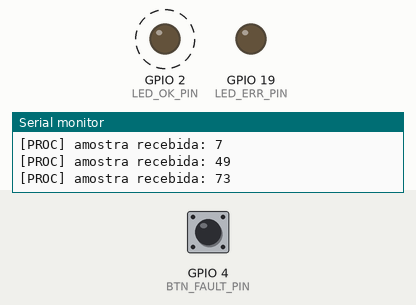
Simulated run of this sketch. Board: ESP32. Parts: output pins drawn as LEDs (lit = HIGH), the last lines printed to the serial monitor. Dashed ring = blinking. The inputs (shaded band) are chosen by the test bench; at power-on: GPIO 4 (BTN_FAULT_PIN) HIGH. Random numbers use the default seed unless the sketch sets one.

Above: at 2.2 s.
2.3 s: GPIO 4 (BTN_FAULT_PIN) pulled LOW for 0.15 s
At 5.18 s:
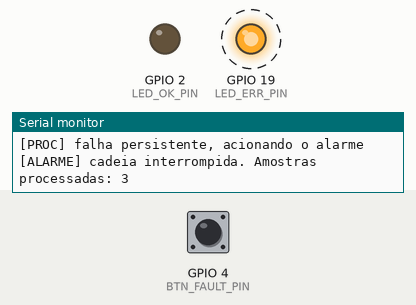
5.4 s: GPIO 4 (BTN_FAULT_PIN) pulled LOW for 1 s
At 5.78 s:
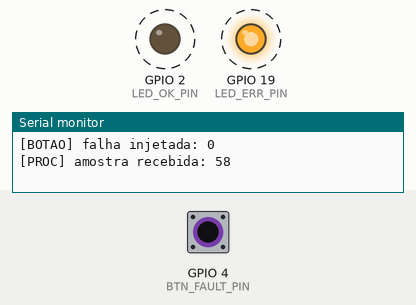
8.4 s: GPIO 4 (BTN_FAULT_PIN) pulled LOW for 3.2 s
At 12.7 s:
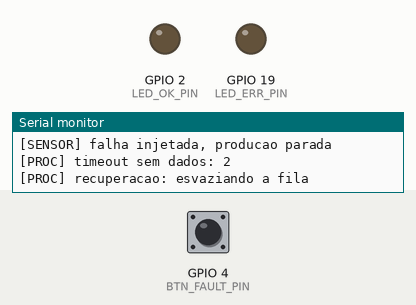
13.1 s: GPIO 4 (BTN_FAULT_PIN) driven LOW
At 13.8 s:
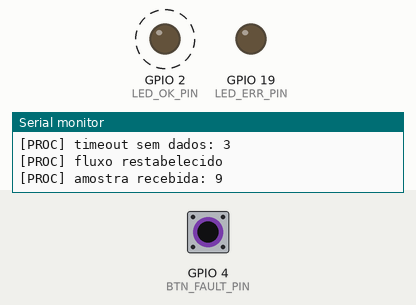
Timing chart, 0 to 17.1 s (numbered marks = the images above; inputs shaded):
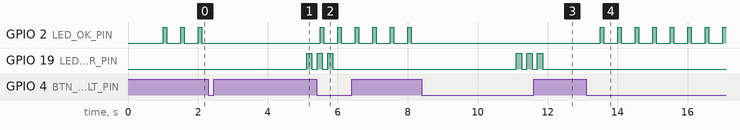

The sketch:

main.ino
```cpp
// Alterações para deixar o sistema mais agressivo.
// RECV_TIMEOUT_MS: 1000ms -> 750ms
// Adicionando as constantes TRIES_TO_RESET_QUEUE e TRIES_TO_ALARM para melhor manutenção.
// TRIES_TO_RESET_QUEUE: 3 -> 2
// TRIES_TO_ALARM: 5 -> 4

#include <Arduino.h>
#include "freertos/FreeRTOS.h"
#include "freertos/task.h"
#include "freertos/queue.h"
#include "freertos/semphr.h"

#define BTN_FAULT_PIN  4
#define LED_OK_PIN     2
#define LED_ERR_PIN    19

#define TRIES_TO_RESET_QUEUE 2
#define TRIES_TO_ALARM 4

#define SEND_TIMEOUT_MS   50
#define RECV_TIMEOUT_MS   750
#define MUTEX_TIMEOUT_MS  100
#define ALARM_TIMEOUT_MS  5000

QueueHandle_t sampleQueue;

SemaphoreHandle_t semAlarm;

SemaphoreHandle_t mtxCounter;

int processed = 0;

bool faultInjected = false;

void TaskSensor(void *pv) {
  int value;

  while (true) {
    if (!faultInjected) {
      value = random(0, 100);

      if (xQueueSend(sampleQueue, &value, pdMS_TO_TICKS(SEND_TIMEOUT_MS)) != pdTRUE) {
        Serial.println("[SENSOR] fila cheia, amostra descartada");
      }
    } else {
      Serial.println("[SENSOR] falha injetada, producao parada");
    }

    vTaskDelay(pdMS_TO_TICKS(500));
  }
}

void TaskProcess(void *pv) {
  int received;
  int failStreak = 0;

  while (true) {
    if (xQueueReceive(sampleQueue, &received, pdMS_TO_TICKS(RECV_TIMEOUT_MS)) == pdTRUE) {

      if (failStreak > 0) {
        Serial.println("[PROC] fluxo restabelecido");
        failStreak = 0;
      }

      Serial.print("[PROC] amostra recebida: ");
      Serial.println(received);

      xSemaphoreTake(mtxCounter, pdMS_TO_TICKS(MUTEX_TIMEOUT_MS));
      processed++;
      xSemaphoreGive(mtxCounter);

      digitalWrite(LED_OK_PIN, HIGH);
      vTaskDelay(pdMS_TO_TICKS(100));
      digitalWrite(LED_OK_PIN, LOW);

    } else {
      failStreak++;

      Serial.print("[PROC] timeout sem dados: ");
      Serial.println(failStreak);

      if (failStreak == TRIES_TO_RESET_QUEUE) {
        Serial.println("[PROC] recuperacao: esvaziando a fila");
        xQueueReset(sampleQueue);
      }

      if (failStreak >= TRIES_TO_ALARM) {
        Serial.println("[PROC] falha persistente, acionando o alarme");
        xSemaphoreGive(semAlarm);
        failStreak = 0;
      }
    }
  }
}

void TaskAlarm(void *pv) {
  while (true) {
    if (xSemaphoreTake(semAlarm, pdMS_TO_TICKS(ALARM_TIMEOUT_MS)) == pdTRUE) {

      xSemaphoreTake(mtxCounter, pdMS_TO_TICKS(MUTEX_TIMEOUT_MS));
      int total = processed;
      xSemaphoreGive(mtxCounter);

      Serial.print("[ALARME] cadeia interrompida. Amostras processadas: ");
      Serial.println(total);

      for (int i = 0; i < 3; i++) {
        digitalWrite(LED_ERR_PIN, HIGH);
        vTaskDelay(pdMS_TO_TICKS(150));
        digitalWrite(LED_ERR_PIN, LOW);
        vTaskDelay(pdMS_TO_TICKS(150));
      }

    } else {
      Serial.println("[ALARME] sem eventos, sistema saudavel");
    }
  }
}

void TaskButton(void *pv) {
  int lastBtn = HIGH;

  while (true) {
    int btn = digitalRead(BTN_FAULT_PIN);

    if (lastBtn == HIGH && btn == LOW) {
      faultInjected = !faultInjected;

      Serial.print("[BOTAO] falha injetada: ");
      Serial.println(faultInjected);

      vTaskDelay(pdMS_TO_TICKS(200));
    }

    lastBtn = btn;
    vTaskDelay(pdMS_TO_TICKS(50));
  }
}

void setup() {
  Serial.begin(115200);
  delay(1000);

  pinMode(BTN_FAULT_PIN, INPUT_PULLUP);
  pinMode(LED_OK_PIN, OUTPUT);
  pinMode(LED_ERR_PIN, OUTPUT);

  sampleQueue = xQueueCreate(5, sizeof(int));
  semAlarm = xSemaphoreCreateBinary();
  mtxCounter = xSemaphoreCreateMutex();

  if (!sampleQueue || !semAlarm || !mtxCounter) {
    Serial.println("Erro ao criar fila, semaforo ou mutex.");
    while (true) {
      delay(1000);
    }
  }

  Serial.println("Robustez 1: erros e timeout. Botao no GPIO4 injeta a falha.");

  xTaskCreate(TaskSensor, "Sensor", 2048, NULL, 3, NULL);
  xTaskCreate(TaskProcess, "Process", 2048, NULL, 3, NULL);
  xTaskCreate(TaskAlarm, "Alarm", 2048, NULL, 2, NULL);
  xTaskCreate(TaskButton, "Button", 2048, NULL, 2, NULL);
}

void loop() {
}
```

Measured:
- after the input at 2.3 s, GPIO 19 (LED_ERR_PIN): LOW → HIGH after 2.8 s, → LOW 0.15 s later
- after the input at 5.4 s, GPIO 2 (LED_OK_PIN): alternates HIGH for 0.10 s and LOW for 0.40 s, starting after 0.10 s
- after the input at 8.4 s, GPIO 19 (LED_ERR_PIN): alternates HIGH for 0.15 s and LOW for 0.15 s, 6 changes in all, then stays LOW, starting after 2.7 s
- after the input at 13.1 s, GPIO 2 (LED_OK_PIN): alternates HIGH for 0.10 s and LOW for 0.40 s, starting after 0.41 s
- by itself, GPIO 2 (LED_OK_PIN): alternates HIGH for 0.10 s and LOW for 0.40 s
